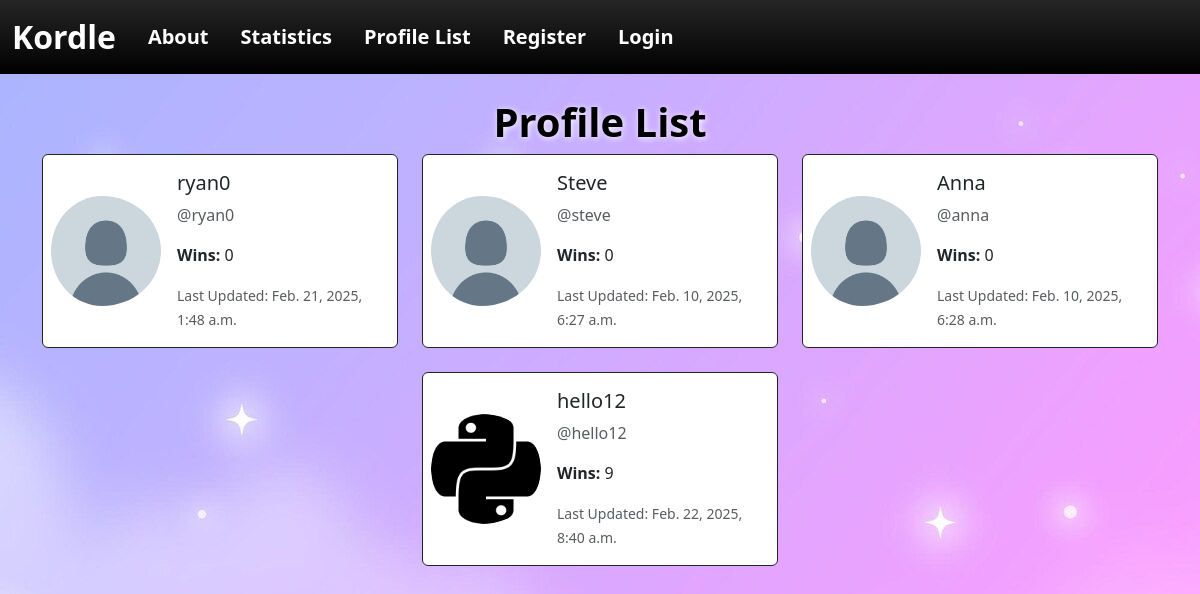
The page /profile_list/ on the database as committed earlier.
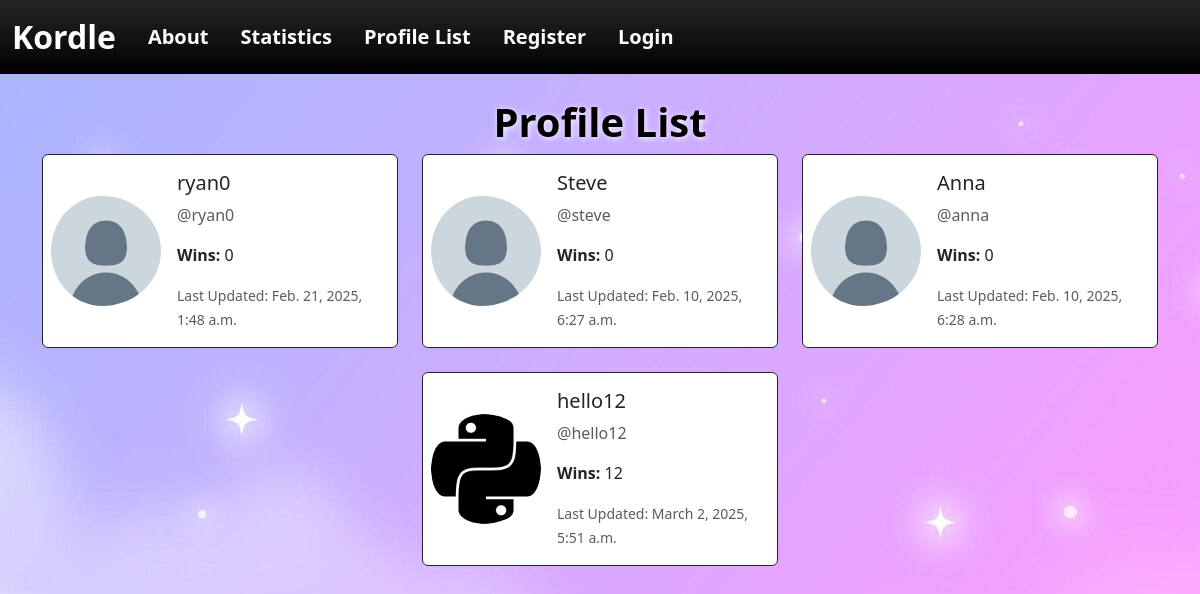
The same page on the database as committed later.
### myApp/models.py (models this page shows, shortened)
class Profile(models.Model):
    user = models.OneToOneField(User, on_delete=models.CASCADE)
    wins = models.PositiveIntegerField(default=0)
    date_modified = models.DateTimeField(User, auto_now=True)
    profile_image = models.ImageField(null=True, blank=True, upload_to='images/')

### myApp/views.py (the view)
# urls.py: path('profile_list/', views.profile_list, name='profile_list'),
def profile_list(request):
    profiles = Profile.objects.all()
    return render(request, 'profile_list.html', {"profiles": profiles})

### myApp/templates/profile_list.html (shortened to what this page needs)
{% extends "./base.html" %}
{% load static %}
{% block content %}
<body style="padding-bottom: 70px" class="background-image" background="{% static 'myApp/images/background2.jpg' %}">
    <h1 class="text-center fs-1 fw-bold text-black" style="text-shadow: 1px 1px 6px white;">Profile List</h1>
    {% if profiles %}
        <div class="row justify-content-center">
            {% for profile in profiles %}
                <div class="col-md-6 col-lg-4 d-flex justify-content-center">
                    <div class="card mb-4 bg-white border-dark" style="max-width: 400px;">
                        <div class="row g-0">
                            <div class="col-4 d-flex align-items-center">
                                {% if profile.profile_image %}
                                <img src="{{ profile.profile_image.url }}" width="200", height="200", class="img-fluid rounded-circle ps-2" alt="Profile Image">
                                {% else %}
                                <img src="{% static 'myApp/images/7ayjc8s4j2n61.png' %}" class="img-fluid rounded-circle ps-2" alt="Profile Image">
                                {% endif %}
                            </div>
                            <div class="col-8">
                                <div class="card-body">
                                    <h5 class="card-title">{{ profile.user.username }}</h5>
                                    <p class="card-text text-muted">@{{ profile.user.username|lower }}</p>
                                    <p class="card-text"><strong>Wins:</strong> {{ profile.wins }}</p>
                                    <p class="card-text"><small class="text-body-secondary">Last Updated: {{ profile.date_modified }}</small></p>
                                </div>
                            </div>
                        </div>
                    </div>
                </div>
            {% endfor %}
        </div>
    {% else %}
        <p class="text-center text-muted">No profiles found.</p>
    {% endif %}
</body>
{% endblock %}

Rows that differ between the two databases and show on the page:
changed Profile "hello12": wins "9" → "12"; date_modified "Feb. 22, 2025, 8:40 a.m." → "March 2, 2025, 5:51 a.m."
